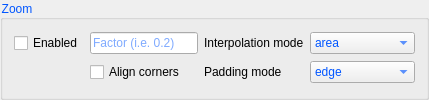
            <widget class="QGroupBox" name="groupBox_18">
             <property name="autoFillBackground">
              <bool>true</bool>
             </property>
             <property name="styleSheet">
              <string notr="true">color: rgb(0, 85, 255);</string>
             </property>
             <property name="title">
              <string>Zoom</string>
             </property>
             <layout class="QGridLayout" name="gridLayout_17">
              <item row="2" column="3">
               <widget class="QComboBox" name="zoomPaddingMode">
                <item>
                 <property name="text">
                  <string>edge</string>
                 </property>
                </item>
                <item>
                 <property name="text">
                  <string>constant</string>
                 </property>
                </item>
                <item>
                 <property name="text">
                  <string>linear_ramp</string>
                 </property>
                </item>
                <item>
                 <property name="text">
                  <string>maximum</string>
                 </property>
                </item>
                <item>
                 <property name="text">
                  <string>mean</string>
                 </property>
                </item>
                <item>
                 <property name="text">
                  <string>median</string>
                 </property>
                </item>
                <item>
                 <property name="text">
                  <string>minimum</string>
                 </property>
                </item>
                <item>
                 <property name="text">
                  <string>reflect</string>
                 </property>
                </item>
               </widget>
              </item>
              <item row="0" column="0">
               <widget class="QCheckBox" name="zoomEnabled">
                <property name="styleSheet">
                 <string notr="true">color: rgb(0, 0, 0);</string>
                </property>
                <property name="text">
                 <string>Enabled</string>
                </property>
               </widget>
              </item>
              <item row="2" column="2">
               <widget class="QLabel" name="label_25">
                <property name="toolTip">
                 <string>if “all”, will use spatial size for all the spatial dims, if “longest”, rescale the image so that only the longest side is equal to specified spatial_size, which must be an int number in this case, keeping the aspect ratio of the initial image</string>
                </property>
                <property name="styleSheet">
                 <string notr="true">color: rgb(0,0,0);</string>
                </property>
                <property name="text">
                 <string>Padding mode</string>
                </property>
               </widget>
              </item>
              <item row="0" column="3">
               <widget class="QComboBox" name="zoomInterpolationMode">
                <item>
                 <property name="text">
                  <string>area</string>
                 </property>
                </item>
                <item>
                 <property name="text">
                  <string>nearest</string>
                 </property>
                </item>
                <item>
                 <property name="text">
                  <string>nearest-exact</string>
                 </property>
                </item>
                <item>
                 <property name="text">
                  <string>linear</string>
                 </property>
                </item>
                <item>
                 <property name="text">
                  <string>bilinear</string>
                 </property>
                </item>
                <item>
                 <property name="text">
                  <string>bicubic</string>
                 </property>
                </item>
                <item>
                 <property name="text">
                  <string>trilinear</string>
                 </property>
                </item>
               </widget>
              </item>
              <item row="0" column="1">
               <widget class="QLineEdit" name="zoomFactor">
                <property name="toolTip">
                 <string>The zoom factor along the spatial axes.</string>
                </property>
                <property name="toolTipDuration">
                 <number>5000</number>
                </property>
                <property name="placeholderText">
                 <string>Factor (i.e. 0.2)</string>
                </property>
               </widget>
              </item>
              <item row="0" column="2">
               <widget class="QLabel" name="label_24">
                <property name="styleSheet">
                 <string notr="true">color: rgb(0,0,0);</string>
                </property>
                <property name="text">
                 <string>Interpolation mode</string>
                </property>
               </widget>
              </item>
              <item row="2" column="1">
               <widget class="QCheckBox" name="zoomAlignCorners">
                <property name="toolTip">
                 <string>This only has an effect when mode is ‘linear’, ‘bilinear’, ‘bicubic’ or ‘trilinear’. </string>
                </property>
                <property name="toolTipDuration">
                 <number>5000</number>
                </property>
                <property name="styleSheet">
                 <string notr="true">color: rgb(0,0,0);</string>
                </property>
                <property name="text">
                 <string>Align corners</string>
                </property>
               </widget>
              </item>
             </layout>
            </widget>
